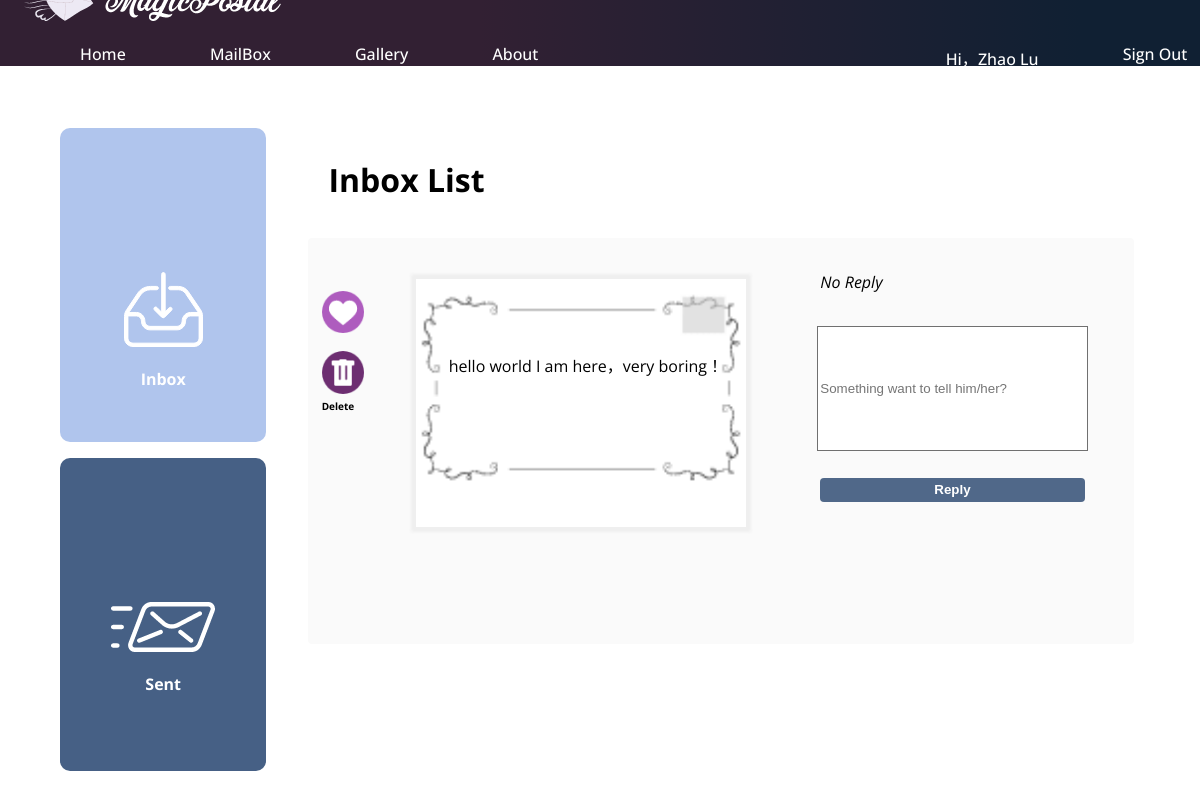
The page /inbox-card-open.php?userCardId=13&replyId=26 (signed in) on the database as committed earlier.
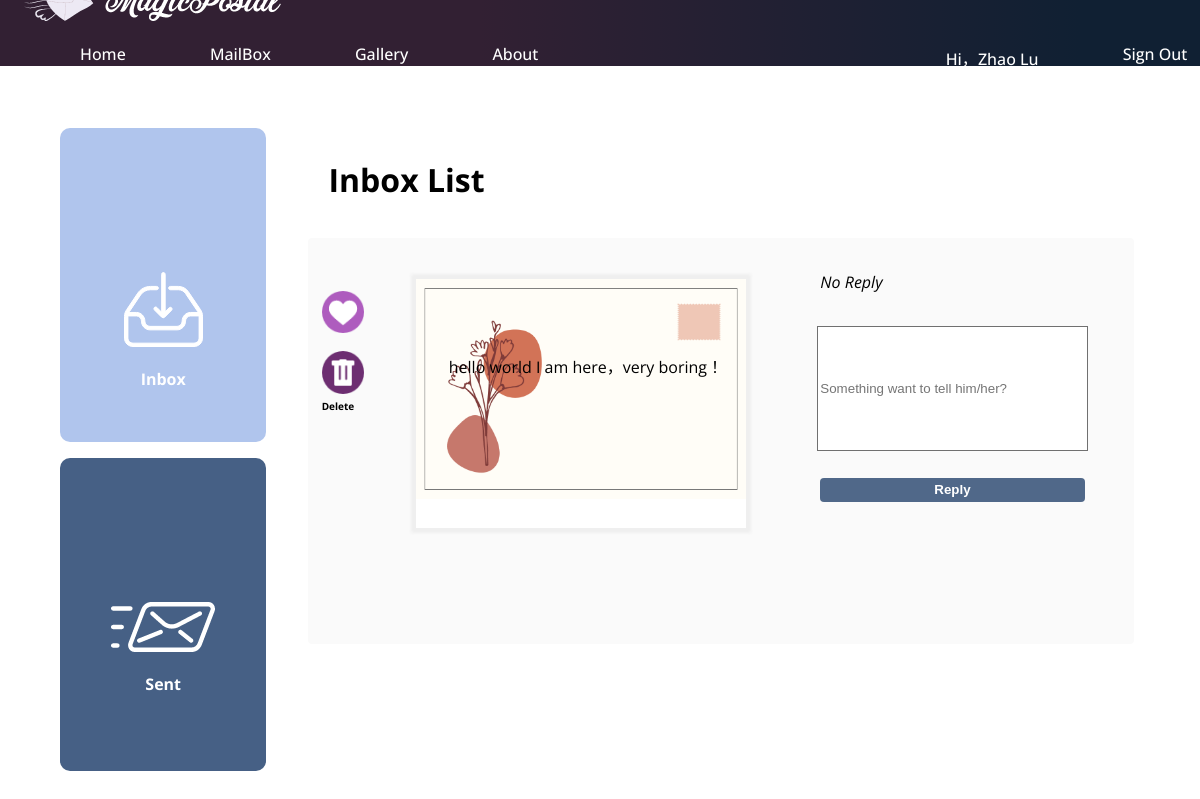
The same page on the database as committed later.
### tables this page shows
CREATE TABLE `user_postcard` (
  `id` int(16) NOT NULL,
  `user_id` int(16) NOT NULL COMMENT 'relate user table id',
  `card_id` int(16) NOT NULL COMMENT 'relate post_card_template table id',
  `content` longtext NOT NULL,
  `stamp_id` int(16) NOT NULL COMMENT 'relate stamp_template table id',
  `send_ip` varchar(20) DEFAULT NULL,
  `country_code` varchar(10) DEFAULT NULL,
  `city_code` varchar(10) DEFAULT NULL,
  `area_code` varchar(10) DEFAULT NULL,
  `status` int(2) NOT NULL COMMENT '1:pending;2:sent;3:deleted',
  `send_to` varchar(100) DEFAULT NULL,
  `send_date` date DEFAULT NULL,
  `created_on` timestamp NOT NULL DEFAULT current_timestamp(),
  `modified_on` timestamp NULL DEFAULT NULL COMMENT 'last modified time'
);

CREATE TABLE `postcard_template` (
  `id` int(16) NOT NULL,
  `card_name` varchar(50) NOT NULL,
  `img_url` varchar(500) NOT NULL,
  `icon_url` varchar(500) DEFAULT NULL,
  `order_no` int(2) NOT NULL,
  `description` varchar(500) DEFAULT NULL COMMENT 'description about the card',
  `created_on` timestamp NOT NULL DEFAULT current_timestamp() ON UPDATE current_timestamp() COMMENT 'created date and time',
  `modified_on` timestamp NULL DEFAULT '0000-00-00 00:00:00' COMMENT 'last modified date and time'
);

### inbox-card-open.php (the view, shortened to what this page needs)
<?php
$userCardId = $_GET["userCardId"];
$replyId = $_GET["replyId"];
include("includes/db-config.php");
$userId = $_SESSION["userId"];
$stmt = $pdo->prepare("SELECT a1.id,a1.`card_id`,a1.`stamp_id`,a1.`content`,a1.`country_code`,a1.`city_code`,a1.`area_code`,a1.`created_on`,
                                a2.`card_name`,a2.`img_url` AS card_url,
                                a3.`stamp_name`,a3.`img_url` AS stamp_url
                                FROM `user_postcard` AS a1
                                LEFT JOIN `postcard_template` AS a2 ON a2.`id` = a1.`card_id`
                                LEFT JOIN `stamp_template` AS a3 ON a3.`id` = a1.`stamp_id`
                                WHERE a1.`id` = '$userCardId'
                                ORDER BY a1.`created_on` DESC, a1.`id` DESC;");
$count = $pdo->query("SELECT count(1) as c FROM `user_postcard_reply` AS a1
                        INNER JOIN `user_postcard` AS a4 ON a4.`id` = a1.`user_postcard_id`
                        WHERE a1.`status` = 2
                        AND a1.`user_postcard_id` = '$userCardId';");
  try{
      $stmt->execute();
  } catch(PDOException $e) {
      echo 'Error: ' . $e->getMessage();
  }
?>
<!DOCTYPE html>
<html>
    <head>
      <link rel="stylesheet" href="css/main.css" />
      <link rel="stylesheet" href="css/send-history-inbox-card-open.css" />
    </head>
    <body>
    <header>
        <div id="header" >
            <?php include("head.php"); ?>
        </div>
    </header>
    <div id="inbox-content">
    <div class="flag">
    <div id="sendinbox">
      <div class='col2 left-top' onclick="location.href='inbox.php'">
            <img src="images/mailbox/mailbox_inbox_icon.png" alt="">
            <p>Inbox</p>
      </div>
      <div class='col2 left-bottom' onclick="location.href='sendbox.php'" >
            <img src="images/mailbox/mailbox_sent_icon.png" alt="">
            <p>Sent</p>
      </div>
  </div>
      <div class='col1 right'>
            <div id="inbox-title">
              <img src="images/back_black.png" alt="">
              <h1>Inbox List</h1>
            </div>
    <?php
        while($row = $stmt->fetch(PDO::FETCH_ASSOC)) {
    ?>
        <div class="showCard-list">
            <div class="cardLeft">
                    <div class="likesDiv">
                        <img id="like_img" src="images/mailbox/mailbox_inbox_card_likes.png" alt="unlike" onclick="like_unlike(<?php echo $userId ?>, <?php echo $userCardId ?>)">
                    </div>
                    <div class="deleteDiv" >
                        <img src="images/mailbox/mailbox_inbox_card_delete.png" alt="" onclick="deleteInnerCard(<?php echo $replyId ?>)">
                        <div id="deletephp"> Delete </div>
                    </div>
            </div>
            <div class="cardMid">
                <div class="cardDetail">
                        <div class="postcard">
                            <img src="images/<?php echo($row['card_url']) ?>" alt=""/>
                        </div>
                        <div class="cardWords">
                            <?php echo($row['content']) ?>
                        </div>
                </div>
            </div>
        <?php
            }
        ?>
            <div class="cardRight">
                <div class="cardInfo">
            <?php
                    foreach($count as $s){
                        if ($s['c']=='0'){
                            echo ("<p>No Reply</p>");
                        }
                    }
            ?>
            </div>
                 <input id="fdback1"type="text" name="" value="" placeholder="Something want to tell him/her?">
                 <input id="replyButton" type="button" name="" value="Reply">
            </div>
        </div>
        </div>
    </div>
    </body>
    </html>

Rows that differ between the two databases and show on the page:
changed through a linked row, user_postcard "hello world I am here，very boring！": postcard_template.img_url: a different picture
